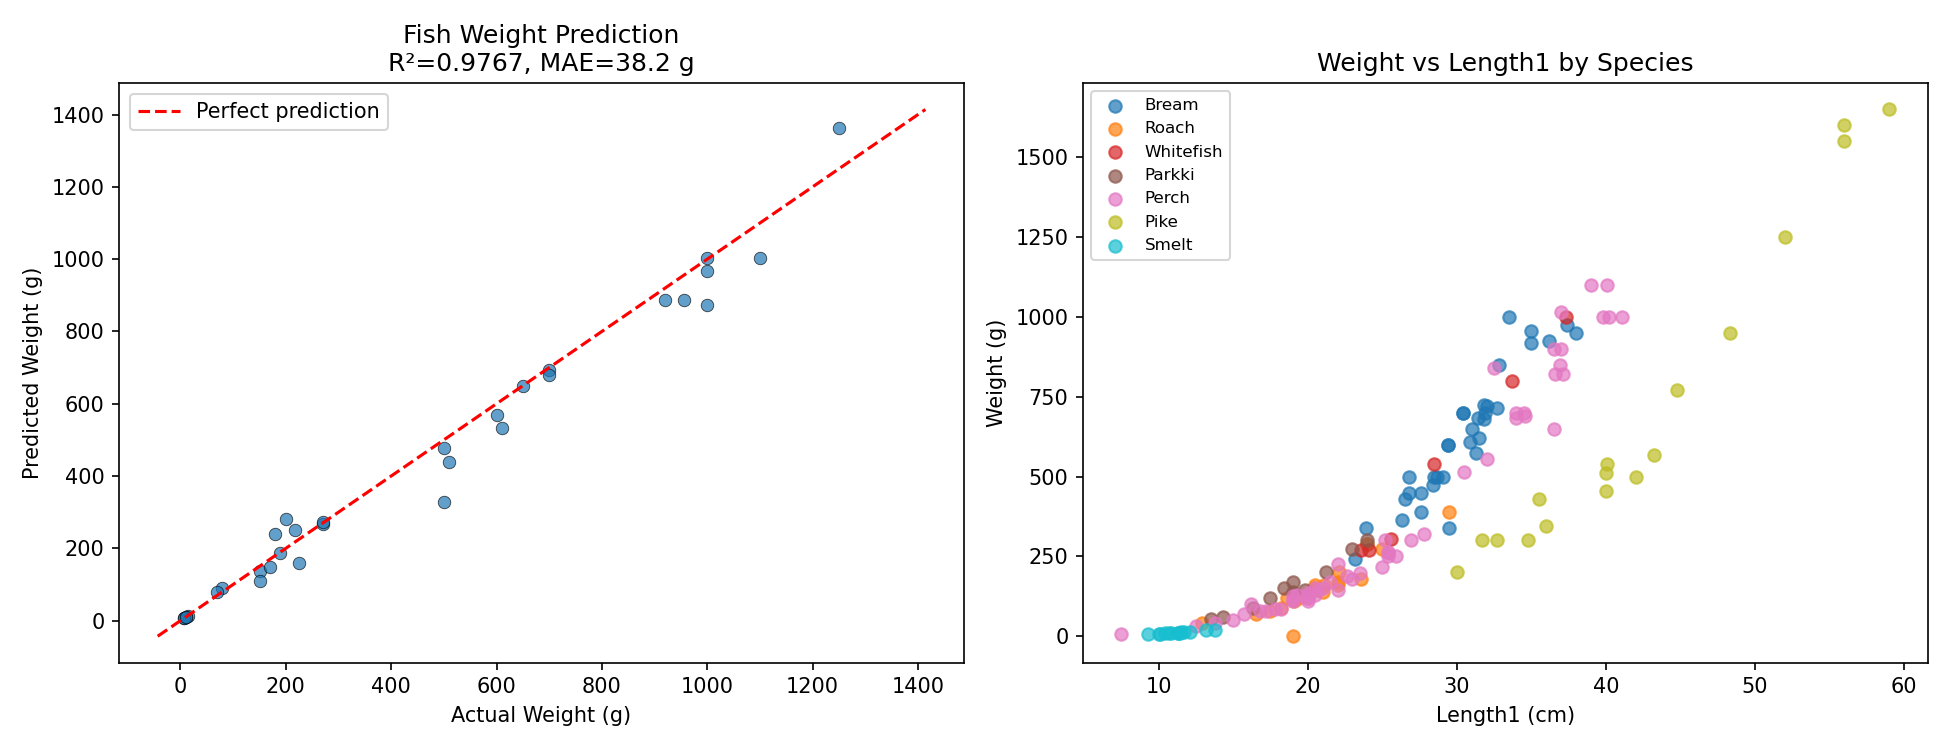

Write the Python code that produced this figure.
import pandas as pd
import numpy as np
import matplotlib.pyplot as plt
from sklearn.model_selection import train_test_split, cross_val_score
from sklearn.preprocessing import StandardScaler, OneHotEncoder
from sklearn.compose import ColumnTransformer
from sklearn.pipeline import Pipeline
from sklearn.ensemble import GradientBoostingRegressor
from sklearn.metrics import mean_absolute_error, r2_score

df = pd.read_csv("../data/Fish.csv")
print(df.head())
print(df.dtypes)
print(f"Shape: {df.shape}")

X = df.drop("Weight", axis=1)
y = df["Weight"]

numeric_features = ["Length1", "Length2", "Length3", "Height", "Width"]
categorical_features = ["Species"]

preprocessor = ColumnTransformer([
    ("num", StandardScaler(), numeric_features),
    ("cat", OneHotEncoder(handle_unknown="ignore"), categorical_features),
])

model = Pipeline([
    ("preprocessor", preprocessor),
    ("regressor", GradientBoostingRegressor(n_estimators=200, max_depth=4, random_state=42)),
])

X_train, X_test, y_train, y_test = train_test_split(X, y, test_size=0.2, random_state=42)
model.fit(X_train, y_train)
y_pred = model.predict(X_test)

mae = mean_absolute_error(y_test, y_pred)
r2 = r2_score(y_test, y_pred)
cv_r2 = cross_val_score(model, X, y, cv=5, scoring="r2").mean()
print(f"MAE: {mae:.2f} g | R²: {r2:.4f} | 5-fold CV R²: {cv_r2:.4f}")

fig, axes = plt.subplots(1, 2, figsize=(13, 5))

axes[0].scatter(y_test, y_pred, alpha=0.7, edgecolors="k", linewidths=0.4)
lims = [min(y_test.min(), y_pred.min()) - 50, max(y_test.max(), y_pred.max()) + 50]
axes[0].plot(lims, lims, "r--", label="Perfect prediction")
axes[0].set_xlabel("Actual Weight (g)")
axes[0].set_ylabel("Predicted Weight (g)")
axes[0].set_title(f"Fish Weight Prediction\nR²={r2:.4f}, MAE={mae:.1f} g")
axes[0].legend()

species = df["Species"].unique()
colors = plt.cm.tab10(np.linspace(0, 1, len(species)))
for sp, col in zip(species, colors):
    mask = df["Species"] == sp
    axes[1].scatter(df.loc[mask, "Length1"], df.loc[mask, "Weight"], label=sp, color=col, alpha=0.7)
axes[1].set_xlabel("Length1 (cm)")
axes[1].set_ylabel("Weight (g)")
axes[1].set_title("Weight vs Length1 by Species")
axes[1].legend(fontsize=8)

plt.tight_layout()
plt.savefig("q3_fish_weight.png", dpi=150)
plt.show()
print("Plot saved to q3_fish_weight.png")
